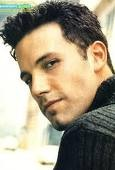
#> input picture Dataset/train/ben_afflek/httpcsvkmeuaeccjpg.jpg, 115 x 170 px, found by its file name
$ jupyter execute --allow-errors Face_Recognition_project.ipynb   (shell and % lines are left out)
#> lines starting #> are read from the running program, lines starting #| are printed output that depends on the picture
**Assignment 1**
### Write code that:
* Import an image and Show it with OpenCV and Matplotlib
* Do some basic operations on the image ( Draw rectangle , put Text)
* Save the image

[cell 1]
# This Python 3 environment comes with many helpful analytics libraries installed
# It is defined by the kaggle/python docker image: https://github.com/kaggle/docker-python
# For example, here's several helpful packages to load in

import numpy as np # linear algebra
import pandas as pd # data processing, CSV file I/O (e.g. pd.read_csv)

# Input data files are available in the "../input/" directory.
# For example, running this (by clicking run or pressing Shift+Enter) will list the files in the input directory

#from subprocess import check_output
#print(check_output(["ls", "../input"]).decode("utf8"))

# Any results you write to the current directory are saved as output.

[cell 2]
#Load all necessary libraries
import numpy as np
import cv2 # opencv
import os # control and access the directory structure in local machine
import os.path
img = cv2.imread('/content/sample_data/train/ben_afflek/httpcsvkmeuaeccjpg.jpg',12)
#> img is the input picture: shape (170, 115, 3); mean B, G, R 130.9, 151.7, 161.1

[cell 3]
from matplotlib import pyplot as plt
plt.imshow(img, cmap = 'gray', interpolation = 'bicubic')
plt.xticks([]), plt.yticks([])  # to hide tick values on X and Y axis
plt.show()

[cell 4]
#load training dataset of the faces data
for imgfolder in os.listdir('/content/sample_data/train/'): #iterate thru each of the 5 celeb folders
    for filename in os.listdir('/content/sample_data/train/' + imgfolder):# iterate thru each image in a celeb folder
        filename = '/content/sample_data/train/' + imgfolder + '/' + filename # build the path to the image file
        print(filename) # print the filename read. For debugging purpose only
        img = cv2.imread(filename,0) # read the image using OpenCV
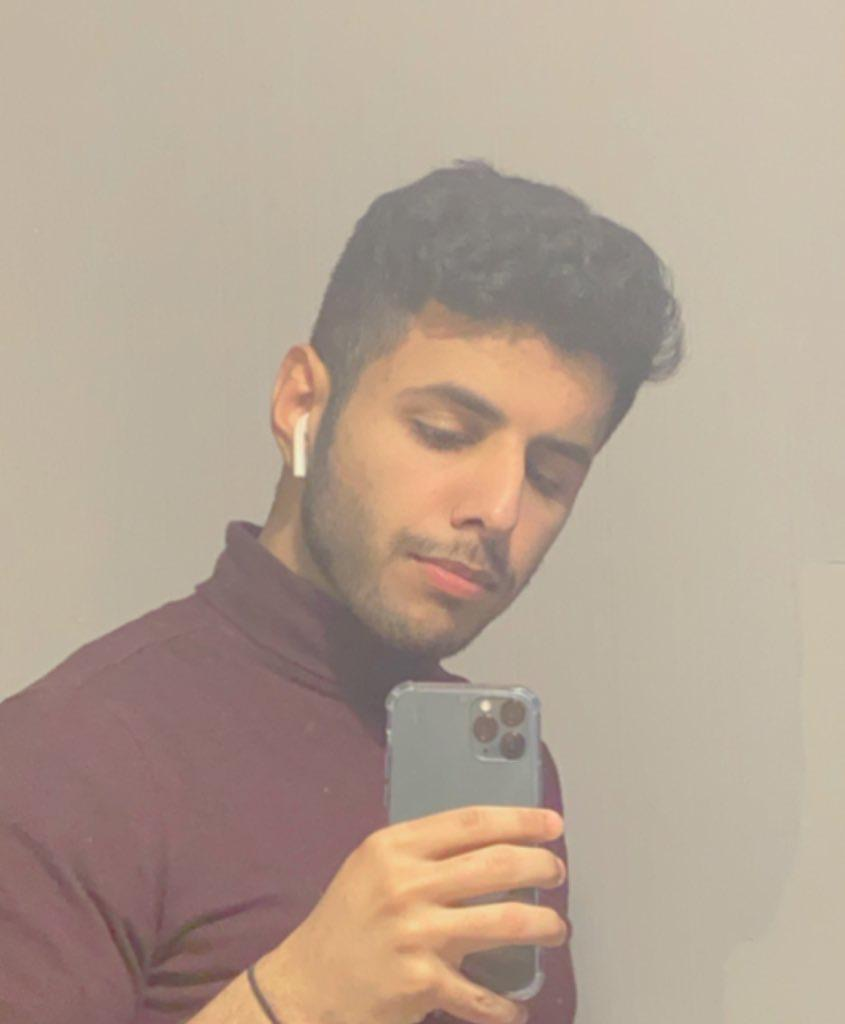
#> input picture Dataset/train/Mohammed’s Dataset/1966487e-6e08-4199-98c1-e41924a311df.JPG, 845 x 1024 px, found by its file name
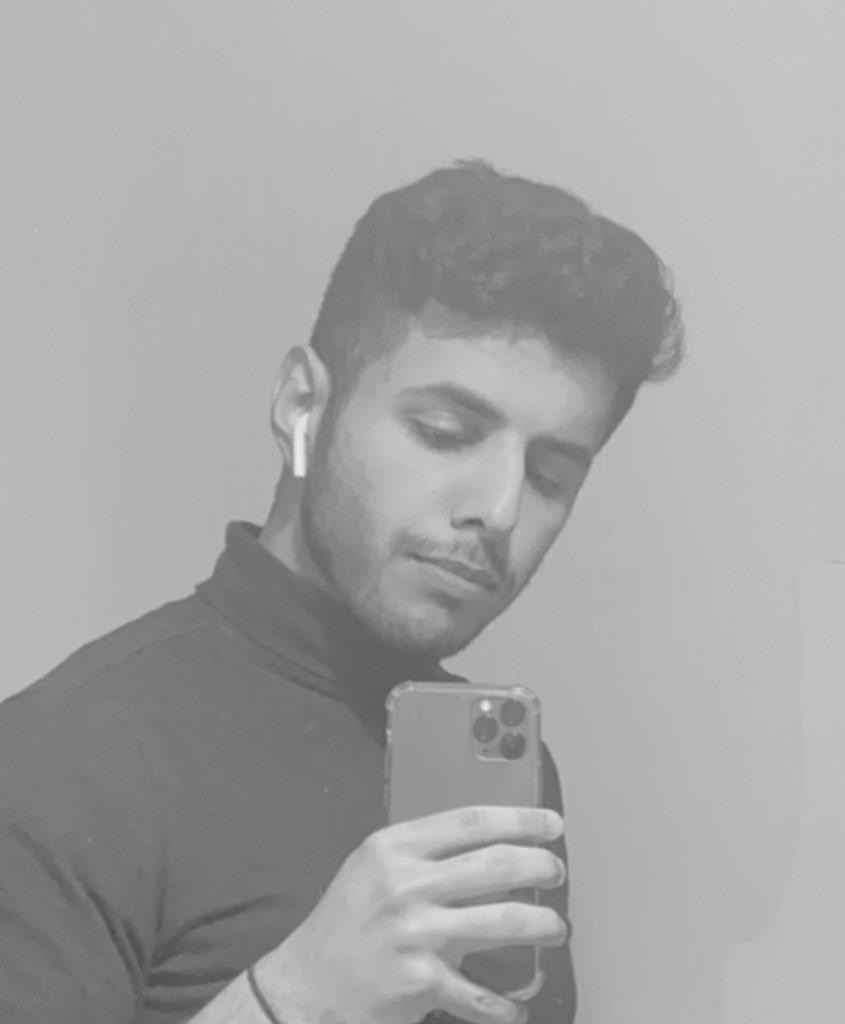
#> img: shape (1024, 845); min 71, max 237, mean 165
        plt.imshow(img, cmap = 'gray', interpolation = 'bicubic') # display all images read
        plt.xticks([]), plt.yticks([])
        plt.show()

[cell 5]
# reading the dimensions of individual images. We need to scale it to a same size before we can use
# this dataset
for imgfolder in os.listdir('/content/sample_data/train/'):
    for filename in os.listdir('/content/sample_data/train/' + imgfolder):
        filename = '/content/sample_data/train/'+ imgfolder + '/' + filename
        img = cv2.imread(filename,0)
        print (img.shape)
#| (1024, 845)

[cell 6]
# scaling all images to 47 * 62 using OpenCV resize function
for imgfolder in os.listdir('/content/sample_data/train/'):
    for filename in os.listdir('/content/sample_data/train/' + imgfolder):
        filename = '/content/sample_data/train/' + imgfolder+ '/'+ filename
        img=cv2.imread(filename,0)
        img = cv2.resize(img, (47,62), interpolation = cv2.INTER_AREA)
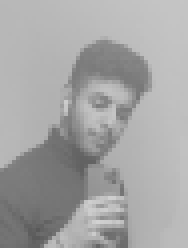
#> img: shape (62, 47) (shown 4 times larger); min 89, max 210, mean 165
        #print(type(img))
        print(img.shape)
#| (62, 47)

[cell 7]
# building an array of images and finding its shape.
X_images = []
for imgfolder in os.listdir('/content/sample_data/train/'):
    for filename in os.listdir('/content/sample_data/train/' + imgfolder):
        filename = '/content/sample_data/train/' + imgfolder + '/' + filename
        #print(filename)
        img = cv2.imread(filename,0)
        img = cv2.resize(img, (47,62), interpolation = cv2.INTER_AREA)
        X_images.append(img)
X_images = np.asarray(X_images)
X_images.shape
#> Out = (4, 62, 47)
